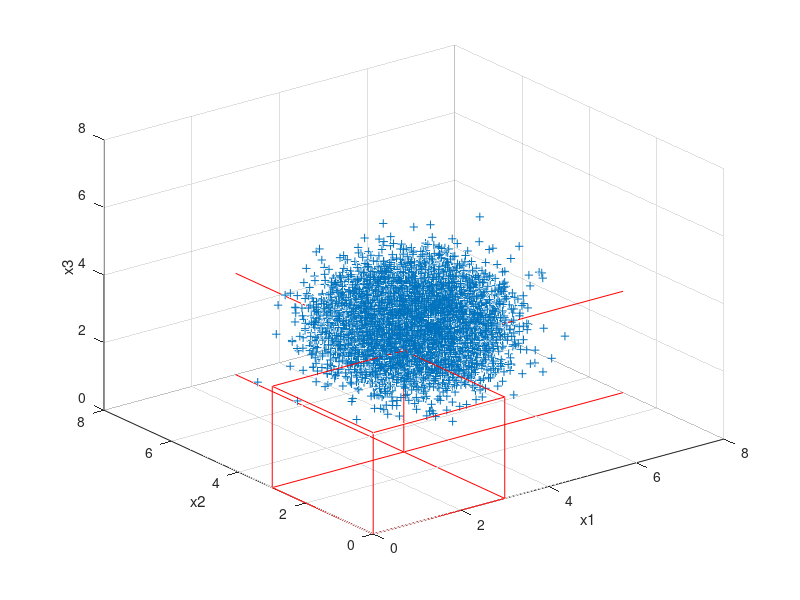
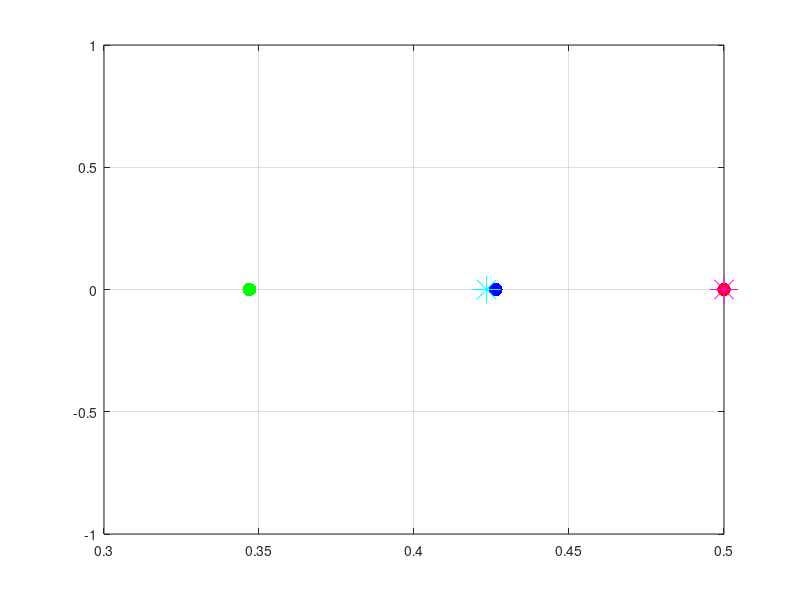

The MATLAB source for these figures, in order:
% Study 3D conformance problem

% This file can deal with 1 D correlation corr13,31 and involves 5
% evaluations of the CDF
% NOTE: ensure the Fb1b2a3 element is largest for this 
clear all
clc
close all
% Exact Solution:
%   Exact:  F(b1,b2) - F(a1,b2,) - F(b1,a2) +F(a1,a2)
% Amir:
%   LB:     F(b1,b2) - {F(a1,b2,) + F(b1,a2)}
%   UB:     F(b1,b2) - MAX {F(a1,b2,), F(b1,a2)}

num = 10;
A = [3 3 3];
B = [8 8 8];
L = -10;
mu1 = 4;
mu2 = 4;
mu3 = 3.0; %.412; %3.10825;
alpha1 = 0;
alpha2 = 0;
alpha3 = 0;
sigma11 = 0.7;
sigma22 = 0.7;
sigma33 = 0.7;
sigma12 = 0.0;
sigma13 = 0.0;
sigma21 = 0.0;
sigma23 = 0.0;
sigma31 = 0.0; 
sigma32 = 0.0;
ALPHA = [alpha1 alpha2 alpha3];
SIGMA = [sigma11^2 sigma12^2 sigma13^2;...
        sigma21^2 sigma22^2 sigma23^2;...
        sigma31^2 sigma32^2 sigma33^2];
MU = [mu1 mu2 mu3]


r = mvnrnd(MU,SIGMA,10000);
figure;
plot3(r(:,1),r(:,2),r(:,3),'+')
axis([0 8 0 8 0 8])
% z = 0 horizontal
line([0 0],[0 3],'color',[1 0 0])
line([3 3],[0 8],'color',[1 0 0])
line([0 8],[3 3],'color',[1 0 0])
line([0 3],[0 0],'color',[1 0 0])
% z = 3 horizontal
line([0 0],[0 3],[3 3],'color',[1 0 0])
line([3 3],[0 8],[3 3],'color',[1 0 0])
line([0 8],[3 3],[3 3],'color',[1 0 0])
line([0 3],[0 0],[3 3],'color',[1 0 0])
% z = 0-3 vertical
line([0 0],[0 0],[0 3],'color',[1 0 0])
line([3 3],[0 0],[0 3],'color',[1 0 0])
line([0 0],[3 3],[0 3],'color',[1 0 0])
line([3 3],[3 3],[0 3],'color',[1 0 0])
grid on;
xlabel('x1')
ylabel('x2')
zlabel('x3')

% Define trivariate skew normal function
% fun3d = @(X,Y,Z) dmsn_triplequad(X,Y,Z,MU,SIGMA,ALPHA);
% % Integrate trivariate skew normal distribtuin between limits
% Fa1a2a3 = triplequad(fun3d,L,A(1),L,A(2),L,A(3));
% Fa1a2b3 = triplequad(fun3d,L,A(1),L,A(2),L,B(3));
% Fa1b2a3 = triplequad(fun3d,L,A(1),L,B(2),L,A(3));
% Fa1b2b3 = triplequad(fun3d,L,A(1),L,B(2),L,B(3));
% Fb1a2a3 = triplequad(fun3d,L,B(1),L,A(2),L,A(3));
% Fb1a2b3 = triplequad(fun3d,L,B(1),L,A(2),L,B(3));
% Fb1b2a3 = triplequad(fun3d,L,B(1),L,B(2),L,A(3));
% Fb1b2b3 = triplequad(fun3d,L,B(1),L,B(2),L,B(3));

Fa1a2a3 = mvncdf([0 0 0],A,MU,SIGMA); 
Fa1a2b3 = mvncdf([L L L],[A(1),A(2),B(3)],MU,SIGMA);
Fa1b2a3 = mvncdf([L L L],[A(1),B(2),A(3)],MU,SIGMA);
Fa1b2b3 = mvncdf([L L L],[A(1),B(2),B(3)],MU,SIGMA);
Fb1a2a3 = mvncdf([L L L],[B(1),A(2),A(3)],MU,SIGMA);
Fb1a2b3 = mvncdf([L L L],[B(1),A(2),B(3)],MU,SIGMA);
Fb1b2a3 = mvncdf([L L L],[B(1),B(2),A(3)],MU,SIGMA);
Fb1b2b3 = mvncdf([L L L],B,MU,SIGMA);


% % Define trivariate skew normal function
% Fa1a2a3 = mvncdf([L L L],[A(1),A(2),A(3)],MU,SIGMA)
% Fa1a2b3 = triplequad(fun3d,L,A(1),L,A(2),L,B(3));
% Fa1b2a3 = triplequad(fun3d,L,A(1),L,B(2),L,A(3));
% Fa1b2b3 = triplequad(fun3d,L,A(1),L,B(2),L,B(3));
% Fb1a2a3 = triplequad(fun3d,L,B(1),L,A(2),L,A(3));
% Fb1a2b3 = triplequad(fun3d,L,B(1),L,A(2),L,B(3));
% Fb1b2a3 = triplequad(fun3d,L,B(1),L,B(2),L,A(3));
% Fb1b2b3 = triplequad(fun3d,L,B(1),L,B(2),L,B(3));


Conform = - Fa1a2a3 + Fa1a2b3 + Fa1b2a3 - Fa1b2b3...
    + Fb1a2a3 - Fb1a2b3 - Fb1b2a3 + Fb1b2b3

check = mvncdf([3 3 3],[7 7 7],MU,SIGMA)
U = Fa1a2a3 + Fa1a2b3 + Fa1b2a3 + Fb1a2a3;
if abs(check-Conform)>0.01
    disp('ERROR, conform is not equal to check')
end
LB = Fb1b2b3 - (Fa1b2b3 + Fb1a2b3 + Fb1b2a3)
if LB < 0
    LB = 0
end
UB = Fb1b2b3 - max([Fa1b2b3 Fb1a2b3 Fb1b2a3])

s1 = struct('Fa1a2a3',Fa1a2a3,'Fa1a2b3',Fa1a2b3,'Fa1b2a3',Fa1b2a3,...
    'Fa1b2b3',Fa1b2b3,'Fb1a2a3',Fb1a2a3,'Fb1a2b3',Fb1a2b3,...
    'Fb1b2a3',Fb1b2a3,'Fb1b2b3',Fb1b2b3,'Fa1a2b3P',Fa1a2b3-Fa1a2a3,'Conform',Conform,'U',U)
Abox = Fa1b2b3 + Fb1a2b3
TwoB = 2*(Fa1a2b3 + Fa1b2a3 + Fb1a2a3 - Fa1a2a3) 
a_box = Fa1a2b3 - Fa1a2a3;
b_box = Fb1a2a3 + Fa1b2a3;
Bottom_A_Layer = Fb1a2a3 + Fa1b2a3
Top_A_Layer = Fa1b2b3-Fa1b2a3 + Fb1a2b3-Fb1a2a3
BCalc = ((Fa1b2b3 + Fb1a2b3)*Fb1b2a3) + (Fa1a2a3*(1/Fb1b2a3-1))
BCalcCheck = Bottom_A_Layer + (Fa1a2b3-Fa1a2a3)
% Fa1b2a3P = Fa1b2a3 - Fa1a2a3
% Fb1a2a3P = Fb1a2a3 - Fa1a2a3
% musetting is bit of A box beneath LSL + relative size of Fa1a2b3 - the Fa1a2a3 box
% musetting = Abox*normcdf(3,mu3,SIGMA(1,1))...
     %+(1/normcdf(3,mu3,SIGMA(1,1))*Fa1a2a3-Fa1a2a3) % should be equal to TwoB/2 the lower bound error

figure(3)
plot(LB,0,'g.','MarkerSize',30); hold on
plot(UB,0,'r.','MarkerSize',30); hold on
plot(Conform,0,'b.','MarkerSize',30); grid on

LBerror = Conform - LB
UBerror = UB - Conform

%% Double accuracy method for LB>0
% 'DetlaFa1a2a3' determines how much larger the Fa1a2a3 box is with
% correlation
DetlaFa1a2a3 = Fa1a2a3 /...
    (normcdf(A(1),mu1,sigma11)*normcdf(A(2),mu2,sigma22)*normcdf(A(3),mu3,sigma33));
% 'D2_D1' is the ratio of CDF up to the LSL of distributions 2 and 1.  
% This determines how much larger/smaller 'Fb1a2a3' is than 'Fa1b2a3' 
% which is used in 'Abox_Lower'.  When 'Fb1a2a3' and 'Fa1b2a3' are equal
% the last term in 'Abox_Lower' is '(DetlaFa1a2a3-1)/2'
% NOTE: the last half of the term for Abox_Lower is essentailly 1/2Abox 

% NOTE: the 'normcdf(A(3),mu3,sigma33)' can be replaced by Fb1b2a3
if sigma12 == 0
    if sigma13>0 % check which correlation we have for D2/D1 or D1/D2
        D2_D1 = normcdf(A(2),mu2,sigma22)/normcdf(A(1),mu1,sigma11) % or 
        D2_D1 = Fb1a2b3/ Fa1b2b3
    elseif sigma23>0
        D2_D1 = normcdf(A(1),mu1,sigma11)/normcdf(A(2),mu2,sigma22) % or
        D2_D1 = Fa1b2b3/ Fb1a2b3
    end
    if DetlaFa1a2a3 > 1
        disp('Correlation makes difference to Fa1a2a3')
        % if correlations is present and makes a difference to the size of
        % Fa1a2a3 do the following:
        Abox_Lower = (1 + (DetlaFa1a2a3-1)/(1+D2_D1))*((Fa1b2b3+Fb1a2b3)/Fb1b2a3^-1)
        B = Abox_Lower + (((Fa1a2a3/Fb1b2a3))*DetlaFa1a2a3^-1)-Fa1a2a3
    elseif DetlaFa1a2a3 <= 1
        disp('No correlation')
        % if there is no correlation and Fa1a2a3 does not change size do this:
        B = Abox*(Fb1b2a3) + (((Fa1a2a3/Fb1b2a3)))-Fa1a2a3
    end
end

if sigma12 > 0
    disp('Corr 12')
    %Abox_Lower = Abox*(normcdf(A(3),mu3,sigma33))
    B = ((Fa1b2b3 + Fb1a2b3)*Fb1b2a3) + (Fa1a2a3*(1/Fb1b2a3-1))
    % B = Abox*(normcdf(A(3),mu3,sigma33)) + (((Fa1a2a3/normcdf(A(3),mu3,sigma33)))-Fa1a2a3)
end


% Determine which error is smaller thus which bound is closest
if LB>0
    if 2*B > Abox
        disp('Between UB and Middle')
        figure(3)
        plot((UB-LB)/2+LB,0,'c*','MarkerSize',20); hold on
        plot(UB,0,'m*','MarkerSize',20);
    elseif 2*B < Abox
        disp('Between LB and Middle')
        figure(3)
        plot(LB,0,'c*','MarkerSize',20); hold on
        plot((UB-LB)/2+LB,0,'m*','MarkerSize',20);
    end
end
